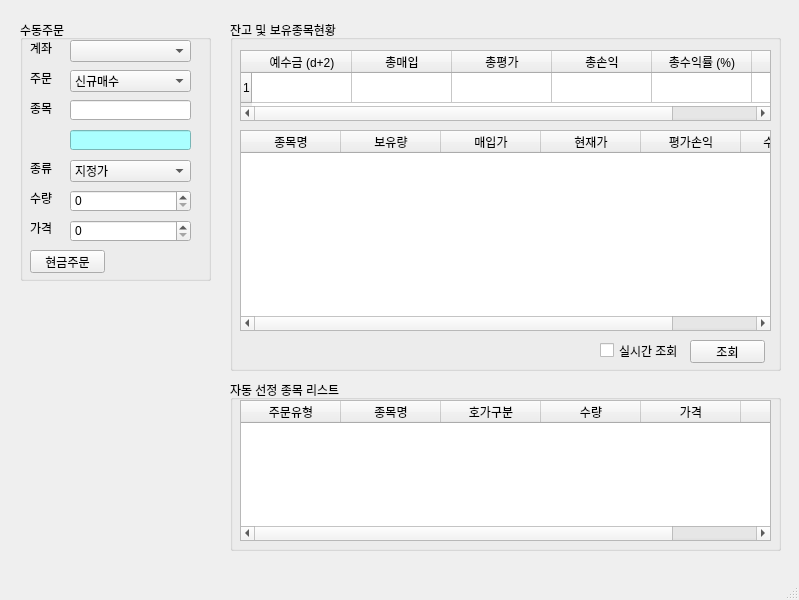
<?xml version="1.0" encoding="UTF-8"?>
<ui version="4.0">
 <class>MainWindow</class>
 <widget class="QMainWindow" name="MainWindow">
  <property name="geometry">
   <rect>
    <x>0</x>
    <y>0</y>
    <width>799</width>
    <height>600</height>
   </rect>
  </property>
  <property name="windowTitle">
   <string>PyTrader v0.4</string>
  </property>
  <property name="windowIcon">
   <iconset>
    <normaloff>../../../../Downloads/549b73ca452c6fd477a938346bb8d9d3-chart.ico</normaloff>../../../../Downloads/549b73ca452c6fd477a938346bb8d9d3-chart.ico</iconset>
  </property>
  <widget class="QWidget" name="centralwidget">
   <widget class="QGroupBox" name="groupBox">
    <property name="geometry">
     <rect>
      <x>20</x>
      <y>20</y>
      <width>191</width>
      <height>261</height>
     </rect>
    </property>
    <property name="title">
     <string>수동주문</string>
    </property>
    <widget class="QLabel" name="label">
     <property name="geometry">
      <rect>
       <x>10</x>
       <y>20</y>
       <width>31</width>
       <height>16</height>
      </rect>
     </property>
     <property name="text">
      <string>계좌</string>
     </property>
    </widget>
    <widget class="QLabel" name="label_2">
     <property name="geometry">
      <rect>
       <x>10</x>
       <y>50</y>
       <width>31</width>
       <height>16</height>
      </rect>
     </property>
     <property name="text">
      <string>주문</string>
     </property>
    </widget>
    <widget class="QLabel" name="label_3">
     <property name="geometry">
      <rect>
       <x>10</x>
       <y>80</y>
       <width>31</width>
       <height>16</height>
      </rect>
     </property>
     <property name="text">
      <string>종목</string>
     </property>
    </widget>
    <widget class="QLabel" name="label_4">
     <property name="geometry">
      <rect>
       <x>10</x>
       <y>140</y>
       <width>31</width>
       <height>16</height>
      </rect>
     </property>
     <property name="text">
      <string>종류</string>
     </property>
    </widget>
    <widget class="QLabel" name="label_5">
     <property name="geometry">
      <rect>
       <x>10</x>
       <y>170</y>
       <width>31</width>
       <height>16</height>
      </rect>
     </property>
     <property name="text">
      <string>수량</string>
     </property>
    </widget>
    <widget class="QLabel" name="label_6">
     <property name="geometry">
      <rect>
       <x>10</x>
       <y>200</y>
       <width>31</width>
       <height>16</height>
      </rect>
     </property>
     <property name="text">
      <string>가격</string>
     </property>
    </widget>
    <widget class="QComboBox" name="comboBox_2">
     <property name="geometry">
      <rect>
       <x>50</x>
       <y>50</y>
       <width>121</width>
       <height>22</height>
      </rect>
     </property>
     <item>
      <property name="text">
       <string>신규매수</string>
      </property>
     </item>
     <item>
      <property name="text">
       <string>신규매도</string>
      </property>
     </item>
     <item>
      <property name="text">
       <string>매수취소</string>
      </property>
     </item>
     <item>
      <property name="text">
       <string>매도취소</string>
      </property>
     </item>
    </widget>
    <widget class="QComboBox" name="comboBox_5">
     <property name="geometry">
      <rect>
       <x>50</x>
       <y>140</y>
       <width>121</width>
       <height>22</height>
      </rect>
     </property>
     <item>
      <property name="text">
       <string>지정가</string>
      </property>
     </item>
     <item>
      <property name="text">
       <string>시장가</string>
      </property>
     </item>
    </widget>
    <widget class="QComboBox" name="comboBox">
     <property name="geometry">
      <rect>
       <x>50</x>
       <y>20</y>
       <width>121</width>
       <height>22</height>
      </rect>
     </property>
    </widget>
    <widget class="QLineEdit" name="lineEdit">
     <property name="geometry">
      <rect>
       <x>50</x>
       <y>80</y>
       <width>121</width>
       <height>20</height>
      </rect>
     </property>
    </widget>
    <widget class="QLineEdit" name="lineEdit_2">
     <property name="geometry">
      <rect>
       <x>50</x>
       <y>110</y>
       <width>121</width>
       <height>20</height>
      </rect>
     </property>
     <property name="styleSheet">
      <string notr="true">background-color: rgb(170, 255, 255 );</string>
     </property>
    </widget>
    <widget class="QSpinBox" name="spinBox">
     <property name="geometry">
      <rect>
       <x>50</x>
       <y>170</y>
       <width>121</width>
       <height>22</height>
      </rect>
     </property>
     <property name="maximum">
      <number>1000000</number>
     </property>
     <property name="singleStep">
      <number>1</number>
     </property>
    </widget>
    <widget class="QPushButton" name="pushButton">
     <property name="geometry">
      <rect>
       <x>10</x>
       <y>230</y>
       <width>75</width>
       <height>23</height>
      </rect>
     </property>
     <property name="text">
      <string>현금주문</string>
     </property>
    </widget>
    <widget class="QSpinBox" name="spinBox_2">
     <property name="geometry">
      <rect>
       <x>50</x>
       <y>200</y>
       <width>121</width>
       <height>22</height>
      </rect>
     </property>
     <property name="maximum">
      <number>1000000</number>
     </property>
     <property name="singleStep">
      <number>1</number>
     </property>
    </widget>
   </widget>
   <widget class="QGroupBox" name="groupBox_2">
    <property name="geometry">
     <rect>
      <x>230</x>
      <y>20</y>
      <width>551</width>
      <height>351</height>
     </rect>
    </property>
    <property name="title">
     <string>잔고 및 보유종목현황</string>
    </property>
    <widget class="QTableWidget" name="tableWidget">
     <property name="geometry">
      <rect>
       <x>10</x>
       <y>30</y>
       <width>531</width>
       <height>71</height>
      </rect>
     </property>
     <property name="rowCount">
      <number>1</number>
     </property>
     <row/>
     <column>
      <property name="text">
       <string>예수금 (d+2)</string>
      </property>
     </column>
     <column>
      <property name="text">
       <string>총매입</string>
      </property>
     </column>
     <column>
      <property name="text">
       <string>총평가</string>
      </property>
     </column>
     <column>
      <property name="text">
       <string>총손익</string>
      </property>
     </column>
     <column>
      <property name="text">
       <string>총수익률 (%)</string>
      </property>
     </column>
     <column>
      <property name="text">
       <string>추정자산</string>
      </property>
     </column>
    </widget>
    <widget class="QTableWidget" name="tableWidget_2">
     <property name="geometry">
      <rect>
       <x>10</x>
       <y>110</y>
       <width>531</width>
       <height>201</height>
      </rect>
     </property>
     <property name="rowCount">
      <number>0</number>
     </property>
     <column>
      <property name="text">
       <string>종목명</string>
      </property>
     </column>
     <column>
      <property name="text">
       <string>보유량</string>
      </property>
     </column>
     <column>
      <property name="text">
       <string>매입가</string>
      </property>
     </column>
     <column>
      <property name="text">
       <string>현재가</string>
      </property>
     </column>
     <column>
      <property name="text">
       <string>평가손익</string>
      </property>
     </column>
     <column>
      <property name="text">
       <string>수익률 (%)</string>
      </property>
     </column>
    </widget>
    <widget class="QCheckBox" name="checkBox">
     <property name="geometry">
      <rect>
       <x>370</x>
       <y>320</y>
       <width>81</width>
       <height>21</height>
      </rect>
     </property>
     <property name="text">
      <string>실시간 조회</string>
     </property>
    </widget>
    <widget class="QPushButton" name="pushButton_2">
     <property name="geometry">
      <rect>
       <x>460</x>
       <y>320</y>
       <width>75</width>
       <height>23</height>
      </rect>
     </property>
     <property name="text">
      <string>조회</string>
     </property>
    </widget>
   </widget>
   <widget class="QGroupBox" name="groupBox_3">
    <property name="geometry">
     <rect>
      <x>230</x>
      <y>380</y>
      <width>551</width>
      <height>171</height>
     </rect>
    </property>
    <property name="title">
     <string>자동 선정 종목 리스트</string>
    </property>
    <widget class="QTableWidget" name="tableWidget_3">
     <property name="geometry">
      <rect>
       <x>10</x>
       <y>20</y>
       <width>531</width>
       <height>141</height>
      </rect>
     </property>
     <property name="rowCount">
      <number>0</number>
     </property>
     <column>
      <property name="text">
       <string>주문유형</string>
      </property>
     </column>
     <column>
      <property name="text">
       <string>종목명</string>
      </property>
     </column>
     <column>
      <property name="text">
       <string>호가구분</string>
      </property>
     </column>
     <column>
      <property name="text">
       <string>수량</string>
      </property>
     </column>
     <column>
      <property name="text">
       <string>가격</string>
      </property>
     </column>
     <column>
      <property name="text">
       <string>상태</string>
      </property>
     </column>
    </widget>
   </widget>
  </widget>
  <widget class="QMenuBar" name="menubar">
   <property name="geometry">
    <rect>
     <x>0</x>
     <y>0</y>
     <width>799</width>
     <height>21</height>
    </rect>
   </property>
  </widget>
  <widget class="QStatusBar" name="statusbar"/>
 </widget>
 <resources/>
 <connections/>
</ui>
